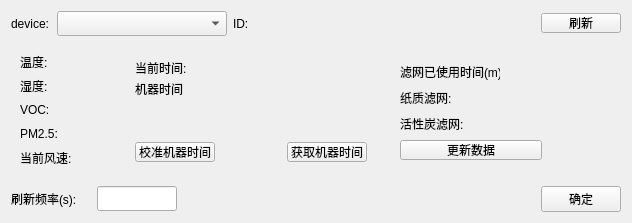
        <widget class="QWidget" name="tab_4">
         <attribute name="title">
          <string>大白状态</string>
         </attribute>
         <layout class="QHBoxLayout" name="horizontalLayout_21">
          <item>
           <layout class="QVBoxLayout" name="verticalLayout_12">
            <item>
             <layout class="QVBoxLayout" name="verticalLayout_11">
              <item>
               <layout class="QHBoxLayout" name="horizontalLayout_2">
                <item>
                 <widget class="QLabel" name="device_name">
                  <property name="minimumSize">
                   <size>
                    <width>40</width>
                    <height>25</height>
                   </size>
                  </property>
                  <property name="maximumSize">
                   <size>
                    <width>40</width>
                    <height>25</height>
                   </size>
                  </property>
                  <property name="text">
                   <string>device:</string>
                  </property>
                 </widget>
                </item>
                <item>
                 <widget class="QComboBox" name="device">
                  <property name="minimumSize">
                   <size>
                    <width>170</width>
                    <height>25</height>
                   </size>
                  </property>
                  <property name="maximumSize">
                   <size>
                    <width>170</width>
                    <height>25</height>
                   </size>
                  </property>
                 </widget>
                </item>
                <item>
                 <widget class="QLabel" name="label_tcm300ID">
                  <property name="minimumSize">
                   <size>
                    <width>100</width>
                    <height>25</height>
                   </size>
                  </property>
                  <property name="maximumSize">
                   <size>
                    <width>100</width>
                    <height>25</height>
                   </size>
                  </property>
                  <property name="text">
                   <string>ID:</string>
                  </property>
                 </widget>
                </item>
                <item>
                 <spacer name="horizontalSpacer_8">
                  <property name="orientation">
                   <enum>Qt::Horizontal</enum>
                  </property>
                  <property name="sizeHint" stdset="0">
                   <size>
                    <width>40</width>
                    <height>20</height>
                   </size>
                  </property>
                 </spacer>
                </item>
                <item>
                 <widget class="QPushButton" name="state_refresh">
                  <property name="minimumSize">
                   <size>
                    <width>80</width>
                    <height>20</height>
                   </size>
                  </property>
                  <property name="maximumSize">
                   <size>
                    <width>80</width>
                    <height>20</height>
                   </size>
                  </property>
                  <property name="text">
                   <string>刷新</string>
                  </property>
                 </widget>
                </item>
               </layout>
              </item>
              <item>
               <layout class="QHBoxLayout" name="horizontalLayout_20">
                <item>
                 <widget class="QWidget" name="widget_2" native="true">
                  <layout class="QHBoxLayout" name="horizontalLayout_19">
                   <item>
                    <layout class="QVBoxLayout" name="verticalLayout_2">
                     <item>
                      <widget class="QLabel" name="label_tem">
                       <property name="minimumSize">
                        <size>
                         <width>100</width>
                         <height>15</height>
                        </size>
                       </property>
                       <property name="maximumSize">
                        <size>
                         <width>100</width>
                         <height>15</height>
                        </size>
                       </property>
                       <property name="text">
                        <string>温度:</string>
                       </property>
                      </widget>
                     </item>
                     <item>
                      <widget class="QLabel" name="label_hum">
                       <property name="minimumSize">
                        <size>
                         <width>100</width>
                         <height>15</height>
                        </size>
                       </property>
                       <property name="maximumSize">
                        <size>
                         <width>100</width>
                         <height>15</height>
                        </size>
                       </property>
                       <property name="text">
                        <string>湿度:</string>
                       </property>
                      </widget>
                     </item>
                     <item>
                      <widget class="QLabel" name="label_voc">
                       <property name="minimumSize">
                        <size>
                         <width>100</width>
                         <height>15</height>
                        </size>
                       </property>
                       <property name="maximumSize">
                        <size>
                         <width>100</width>
                         <height>15</height>
                        </size>
                       </property>
                       <property name="text">
                        <string>VOC:</string>
                       </property>
                      </widget>
                     </item>
                     <item>
                      <widget class="QLabel" name="label_pm25">
                       <property name="minimumSize">
                        <size>
                         <width>100</width>
                         <height>15</height>
                        </size>
                       </property>
                       <property name="maximumSize">
                        <size>
                         <width>100</width>
                         <height>15</height>
                        </size>
                       </property>
                       <property name="text">
                        <string>PM2.5:</string>
                       </property>
                      </widget>
                     </item>
                     <item>
                      <widget class="QLabel" name="label_fan_speed">
                       <property name="minimumSize">
                        <size>
                         <width>100</width>
                         <height>15</height>
                        </size>
                       </property>
                       <property name="maximumSize">
                        <size>
                         <width>100</width>
                         <height>15</height>
                        </size>
                       </property>
                       <property name="text">
                        <string>当前风速:</string>
                       </property>
                      </widget>
                     </item>
                    </layout>
                   </item>
                   <item>
                    <widget class="QWidget" name="widget_4" native="true">
                     <property name="minimumSize">
                      <size>
                       <width>250</width>
                       <height>120</height>
                      </size>
                     </property>
                     <property name="maximumSize">
                      <size>
                       <width>250</width>
                       <height>120</height>
                      </size>
                     </property>
                     <layout class="QHBoxLayout" name="horizontalLayout_23">
                      <item>
                       <layout class="QVBoxLayout" name="verticalLayout_15">
                        <item>
                         <layout class="QVBoxLayout" name="verticalLayout_14">
                          <item>
                           <widget class="QLabel" name="label_time">
                            <property name="minimumSize">
                             <size>
                              <width>240</width>
                              <height>15</height>
                             </size>
                            </property>
                            <property name="maximumSize">
                             <size>
                              <width>240</width>
                              <height>15</height>
                             </size>
                            </property>
                            <property name="text">
                             <string>当前时间:</string>
                            </property>
                           </widget>
                          </item>
                          <item>
                           <widget class="QLabel" name="label_meachine_time">
                            <property name="minimumSize">
                             <size>
                              <width>240</width>
                              <height>15</height>
                             </size>
                            </property>
                            <property name="maximumSize">
                             <size>
                              <width>240</width>
                              <height>15</height>
                             </size>
                            </property>
                            <property name="text">
                             <string>机器时间</string>
                            </property>
                           </widget>
                          </item>
                         </layout>
                        </item>
                        <item>
                         <spacer name="verticalSpacer_2">
                          <property name="orientation">
                           <enum>Qt::Vertical</enum>
                          </property>
                          <property name="sizeHint" stdset="0">
                           <size>
                            <width>20</width>
                            <height>40</height>
                           </size>
                          </property>
                         </spacer>
                        </item>
                        <item>
                         <layout class="QHBoxLayout" name="horizontalLayout_22">
                          <item>
                           <widget class="QPushButton" name="pushButton_2">
                            <property name="minimumSize">
                             <size>
                              <width>80</width>
                              <height>20</height>
                             </size>
                            </property>
                            <property name="maximumSize">
                             <size>
                              <width>80</width>
                              <height>20</height>
                             </size>
                            </property>
                            <property name="text">
                             <string>校准机器时间</string>
                            </property>
                           </widget>
                          </item>
                          <item>
                           <spacer name="horizontalSpacer_11">
                            <property name="orientation">
                             <enum>Qt::Horizontal</enum>
                            </property>
                            <property name="sizeHint" stdset="0">
                             <size>
                              <width>40</width>
                              <height>20</height>
                             </size>
                            </property>
                           </spacer>
                          </item>
                          <item>
                           <widget class="QPushButton" name="pushButton">
                            <property name="minimumSize">
                             <size>
                              <width>80</width>
                              <height>20</height>
                             </size>
                            </property>
                            <property name="maximumSize">
                             <size>
                              <width>80</width>
                              <height>20</height>
                             </size>
                            </property>
                            <property name="text">
                             <string>获取机器时间</string>
                            </property>
                           </widget>
                          </item>
                         </layout>
                        </item>
                       </layout>
                      </item>
                     </layout>
                    </widget>
                   </item>
                  </layout>
                 </widget>
                </item>
                <item>
                 <widget class="QWidget" name="widget_6" native="true">
                  <property name="minimumSize">
                   <size>
                    <width>160</width>
                    <height>120</height>
                   </size>
                  </property>
                  <property name="maximumSize">
                   <size>
                    <width>160</width>
                    <height>120</height>
                   </size>
                  </property>
                  <layout class="QVBoxLayout" name="verticalLayout_17">
                   <item>
                    <layout class="QVBoxLayout" name="verticalLayout_16">
                     <item>
                      <layout class="QVBoxLayout" name="verticalLayout_8">
                       <item>
                        <widget class="QLabel" name="label_3">
                         <property name="minimumSize">
                          <size>
                           <width>100</width>
                           <height>20</height>
                          </size>
                         </property>
                         <property name="maximumSize">
                          <size>
                           <width>100</width>
                           <height>20</height>
                          </size>
                         </property>
                         <property name="text">
                          <string>滤网已使用时间(m)</string>
                         </property>
                        </widget>
                       </item>
                       <item>
                        <widget class="QLabel" name="label_paper_life">
                         <property name="minimumSize">
                          <size>
                           <width>120</width>
                           <height>20</height>
                          </size>
                         </property>
                         <property name="maximumSize">
                          <size>
                           <width>120</width>
                           <height>20</height>
                          </size>
                         </property>
                         <property name="text">
                          <string>纸质滤网:</string>
                         </property>
                        </widget>
                       </item>
                       <item>
                        <widget class="QLabel" name="label_c_life">
                         <property name="minimumSize">
                          <size>
                           <width>120</width>
                           <height>20</height>
                          </size>
                         </property>
                         <property name="maximumSize">
                          <size>
                           <width>120</width>
                           <height>20</height>
                          </size>
                         </property>
                         <property name="text">
                          <string>活性炭滤网:</string>
                         </property>
                        </widget>
                       </item>
                      </layout>
                     </item>
                     <item>
                      <widget class="QPushButton" name="button_life">
                       <property name="minimumSize">
                        <size>
                         <width>80</width>
                         <height>20</height>
                        </size>
                       </property>
                       <property name="maximumSize">
                        <size>
                         <width>160</width>
                         <height>20</height>
                        </size>
                       </property>
                       <property name="text">
                        <string>更新数据</string>
                       </property>
                      </widget>
                     </item>
                    </layout>
                   </item>
                  </layout>
                 </widget>
                </item>
                <item>
                 <spacer name="horizontalSpacer_10">
                  <property name="orientation">
                   <enum>Qt::Horizontal</enum>
                  </property>
                  <property name="sizeHint" stdset="0">
                   <size>
                    <width>40</width>
                    <height>20</height>
                   </size>
                  </property>
                 </spacer>
                </item>
                <item>
                 <widget class="QWidget" name="widget_3" native="true"/>
                </item>
                <item>
                 <widget class="QWidget" name="widget" native="true">
                  <layout class="QHBoxLayout" name="horizontalLayout_13"/>
                 </widget>
                </item>
               </layout>
              </item>
              <item>
               <layout class="QHBoxLayout" name="horizontalLayout_17">
                <item>
                 <widget class="QLabel" name="label">
                  <property name="minimumSize">
                   <size>
                    <width>80</width>
                    <height>25</height>
                   </size>
                  </property>
                  <property name="maximumSize">
                   <size>
                    <width>80</width>
                    <height>25</height>
                   </size>
                  </property>
                  <property name="text">
                   <string>刷新频率(s):</string>
                  </property>
                 </widget>
                </item>
                <item>
                 <widget class="QLineEdit" name="data_refresh_rate">
                  <property name="minimumSize">
                   <size>
                    <width>80</width>
                    <height>25</height>
                   </size>
                  </property>
                  <property name="maximumSize">
                   <size>
                    <width>80</width>
                    <height>25</height>
                   </size>
                  </property>
                 </widget>
                </item>
                <item>
                 <spacer name="horizontalSpacer_9">
                  <property name="orientation">
                   <enum>Qt::Horizontal</enum>
                  </property>
                  <property name="sizeHint" stdset="0">
                   <size>
                    <width>40</width>
                    <height>20</height>
                   </size>
                  </property>
                 </spacer>
                </item>
                <item>
                 <widget class="QPushButton" name="button_refresh">
                  <property name="text">
                   <string>确定</string>
                  </property>
                 </widget>
                </item>
               </layout>
              </item>
             </layout>
            </item>
           </layout>
          </item>
         </layout>
        </widget>
